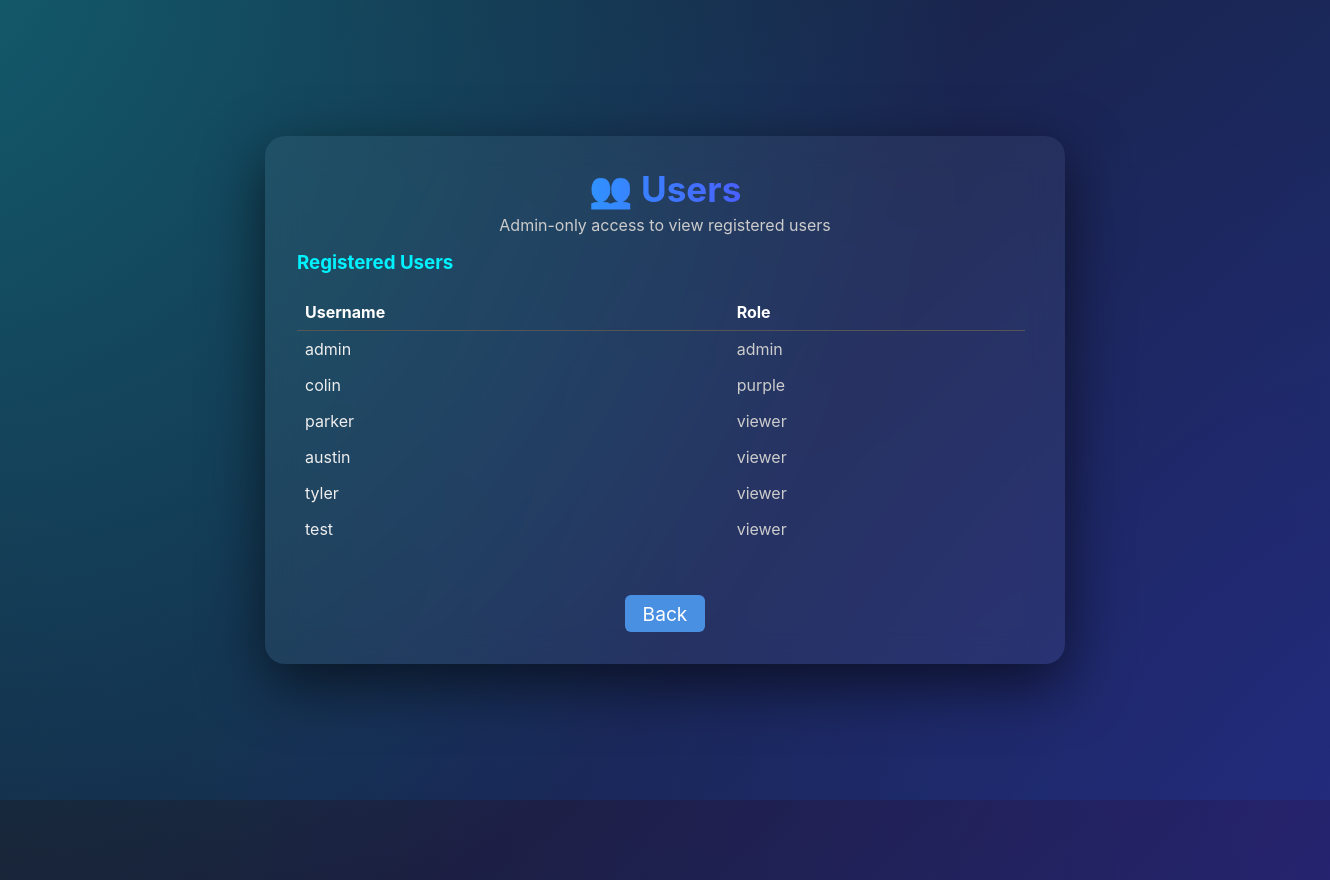
The app's page /users (signed in) with its own data.
### tables this page shows
CREATE TABLE users (
                id INTEGER PRIMARY KEY,
                username TEXT UNIQUE,
                password TEXT,
                role TEXT
            , email TEXT);

### app.py (the view)
@app.route('/users', methods = ['GET'])
def users():
    if session.get('role') != 'admin':
        return redirect('/dashboard')
    with sqlite3.connect('database.db', check_same_thread=False) as conn:
        cur = conn.cursor()
        cur.execute('SELECT username, role FROM users')
        users = cur.fetchall()
    return render_template('users.html', users=users)

### templates/users.html (shortened to what this page needs)
<!DOCTYPE html>
<html lang="en">
<head>
  <link rel="stylesheet" href="{{ url_for('static', filename='messages.css') }}">
</head>
<body>
  <div class="background-glow"></div>
  <div class="board-wrapper">
    <header class="board-header">
      <h1>👥 Users</h1>
      <p>Admin-only access to view registered users</p>
    </header>
    <section class="message-feed" style="max-height: 300px; overflow-y: auto;">
      <h3 style="color: #00f2fe; margin-bottom: 0.5rem;">Registered Users</h3>
      <table style="width: 100%; border-collapse: collapse;">
        <thead>
          <tr style="border-bottom: 1px solid #555;">
            <th style="text-align: left; padding: 0.5rem;">Username</th>
            <th style="text-align: left; padding: 0.5rem;">Role</th>
          </tr>
        </thead>
        <tbody>
          {% for u in users %}
          <tr>
            <td style="padding: 0.5rem; color: #eee;">{{ u[0] }}</td>
            <td style="padding: 0.5rem; color: #ccc;">{{ u[1] }}</td>
          </tr>
          {% endfor %}
        </tbody>
      </table>
    </section>
    <footer class="footer-nav" style="margin-top: 2rem;">
      <a href="/access">Back</a>
    </footer>
  </div>
</body>
</html>

### static/messages.css (style rules this page uses)
* { margin: 0; padding: 0; box-sizing: border-box; }
body { font-family: 'Inter', sans-serif; background: linear-gradient(135deg, #1a1a2e, #0f3460); color: #fff; height: 100vh; display: flex; justify-content: center; align-items: center; overflow: hidden; position: relative; }
.background-glow { position: absolute; width: 120%; height: 120%; background: radial-gradient(circle at top left, #00f2fe55, transparent 60%), radial-gradient(circle at bottom right, #7a00ff33, transparent 70%); z-index: 0; }
.board-wrapper { position: relative; z-index: 10; width: 95%; max-width: 800px; background: rgba(255, 255, 255, 0.05); backdrop-filter: blur(16px); border-radius: 20px; box-shadow: 0 20px 60px rgba(0, 0, 0, 0.6); padding: 2rem; display: flex; flex-direction: column; gap: 1rem; max-height: 90vh; overflow: hidden; }
.board-header { text-align: center; }
.board-header h1 { font-size: 2.2rem; background: linear-gradient(to right, #00f2fe, #7a00ff); -webkit-background-clip: text; background-clip: text; -webkit-text-fill-color: transparent; }
.board-header p { color: #ccc; font-size: 1rem; margin-top: 0.25rem; }
.message-feed { flex: 1; overflow-y: auto; display: flex; flex-direction: column; gap: 0.75rem; padding-right: 0.5rem; scroll-behavior: smooth; }
.footer-nav { text-align: center; margin-top: 1rem; }
.footer-nav a { display: inline-block; background-color: #4A90E2; color: white; font-size: 1.2rem; padding: 0.41rem 1.1rem; border-radius: 6px; text-decoration: none; transition: background-color 0.3s ease; }

### records on screen
users: username "admin", role "admin"
users: username "colin", role "purple"
users: username "parker", role "viewer"
users: username "austin", role "viewer"
users: username "tyler", role "viewer"
users: username "test", role "viewer"
